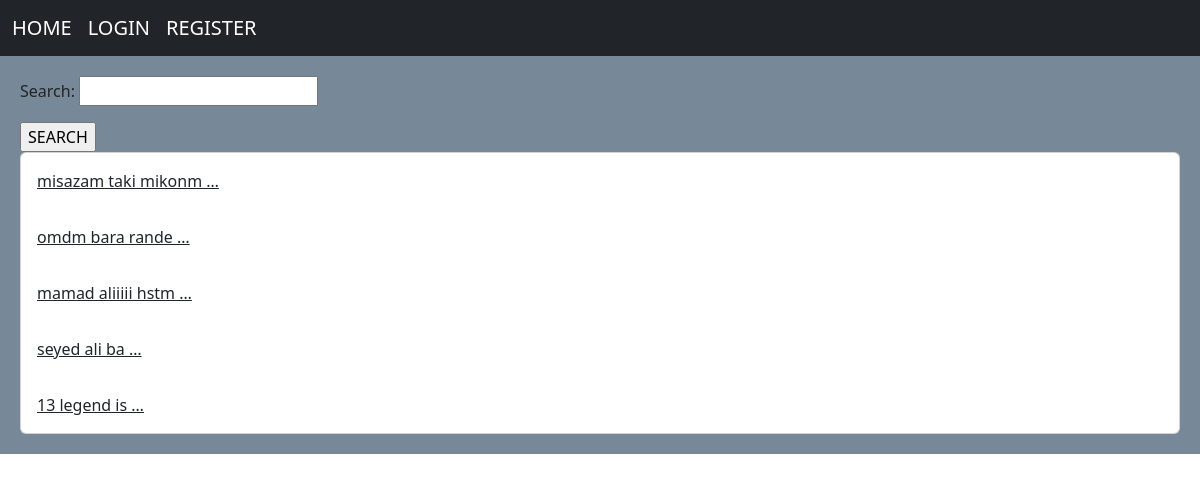
The app's page /, older data.
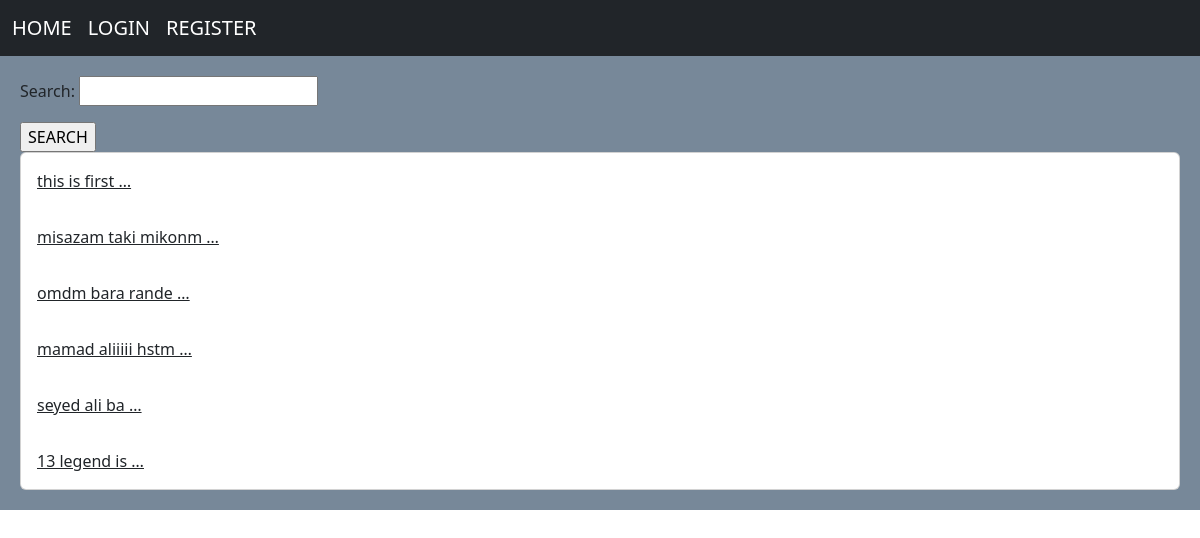
The same page, newer data.
### home/models.py (models this page shows, shortened)
class Post(models.Model):
    user = models.ForeignKey(User, on_delete=models.CASCADE, related_name='posts')
    title = models.CharField(max_length=20, default='empty')
    body = models.TextField()
    slug = models.SlugField(unique=True)
    created = models.DateTimeField(auto_now_add=True)
    updated = models.DateTimeField(auto_now=True)
    class Meta:
        ordering = ('-created',)
    def get_absolute_url(self):
        return reverse('home:post_detail', args=(self.id, self.slug))

### home/views.py (the view)
# urls.py: path('', views.HomeView.as_view(), name='home'),
class HomeView(View):
    class_form = PostSearchForm
    def get(self, request):
        posts = Post.objects.all()
        if request.GET.get('search'):
            posts = posts.filter(body__icontains=request.GET['search'])
        return render(request, 'home/index.html', {'posts': posts, 'form': self.class_form})

### home/templates/home/index.html
{% extends 'base.html' %}
{% block content %}
    <form method="get"  action="" >
        {{ form.as_p }}
         <input type="submit" value="SEARCH">
    </form>
    <div class="card">
        {% for post in posts %}
             <a class="card-body" href="{{ post.get_absolute_url }}">{{ post.body|truncatewords:3 }}</a>
        {% endfor %}
    </div>
{% endblock %}

### templates/base.html (shortened to what this page needs)
<!DOCTYPE html>
<html lang="en">
<head>
    <link href="https://cdn.jsdelivr.net/npm/bootstrap@5.3.2/dist/css/bootstrap.min.css" rel="stylesheet">
</head>
<body>
    {% include 'inc/navbar.html' %}
    <div class="style">
        {% block content %}
        {% endblock %}
    </div>
</body>
</html>

### templates/inc/navbar.html
<nav class="navbar navbar-expand-lg navbar-dark bg-dark">
    <div class="container-fluid">
        <div class="navbar-nav">
            <a class="navbar-brand" href="{% url 'home:home' %}">HOME</a>
            {% if request.user.is_authenticated %}
                <a class= "navbar-brand" href="{% url 'accounts:user_logout'%}">LOGOUT </a>
                <a class= "navbar-brand" href="{% url 'accounts:user_profile' request.user.id %}">PROFILE </a>
            {% else %}
                <a class= "navbar-brand" href="{% url 'accounts:user_login' %}">LOGIN </a>
                <a class= "navbar-brand" href="{% url 'accounts:user_register' %}">REGISTER </a>
            {% endif %}
        </div>
    </div>
</nav>

### templates/base.html (style rules this page uses)
.style { padding: 20px; margin-bottom: 30px; background-color: lightslategray; }

Row changes from the older to the newer data that the page shows:
added Post: body "this is first …"
